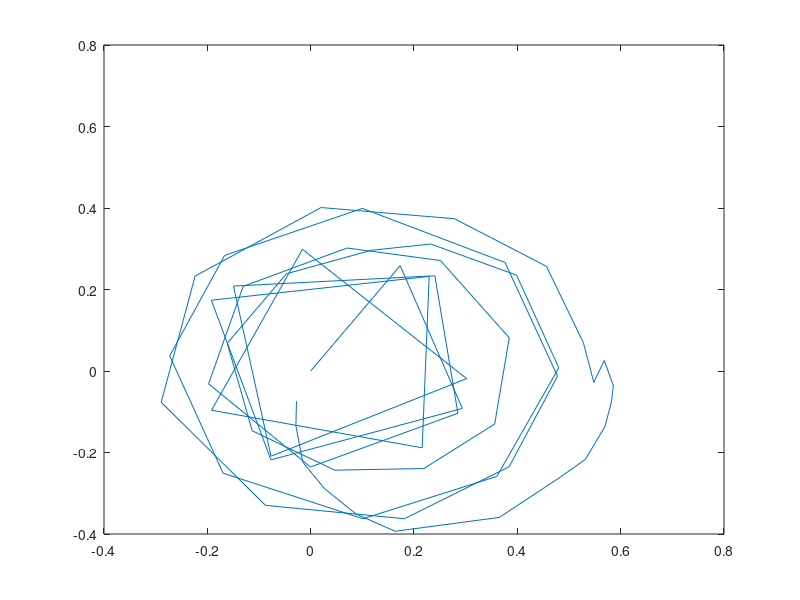

Reproduce this figure in MATLAB.
clc;
clear all;
close all;

l = 0.3;
r = 0.25;


w1 = -1.5;
w2 = 2.0;
w3 = 1.0;
u = [w1; w2; w3];

dt = 0.1;

A = eye(3);

B = r * [0 -sqrt(3)/2 sqrt(3)/2; 
    1 -1/2 -1/2;
    1/(3*l) 1/(3*l) 1/(3*l)];

e = [0.01; 0.01; 0.1];

rot = eye(3);
x_prev = [0; 0; 0];

x = zeros(3, 150);
%%
for i = 1:60 
    dist = randn(3,1) .* e;
    x(:, i) = rot*x_prev + rot*B*u*dt + dist;
    rot = [cos(x(3, i)) -sin(x(3, i)) 0;
        sin(x(3, i)) cos(x(3, i)) 0;
        0 0 1];
    x_prev = x(: , i);
    
end


plot(x(1, :), x(2, :));
